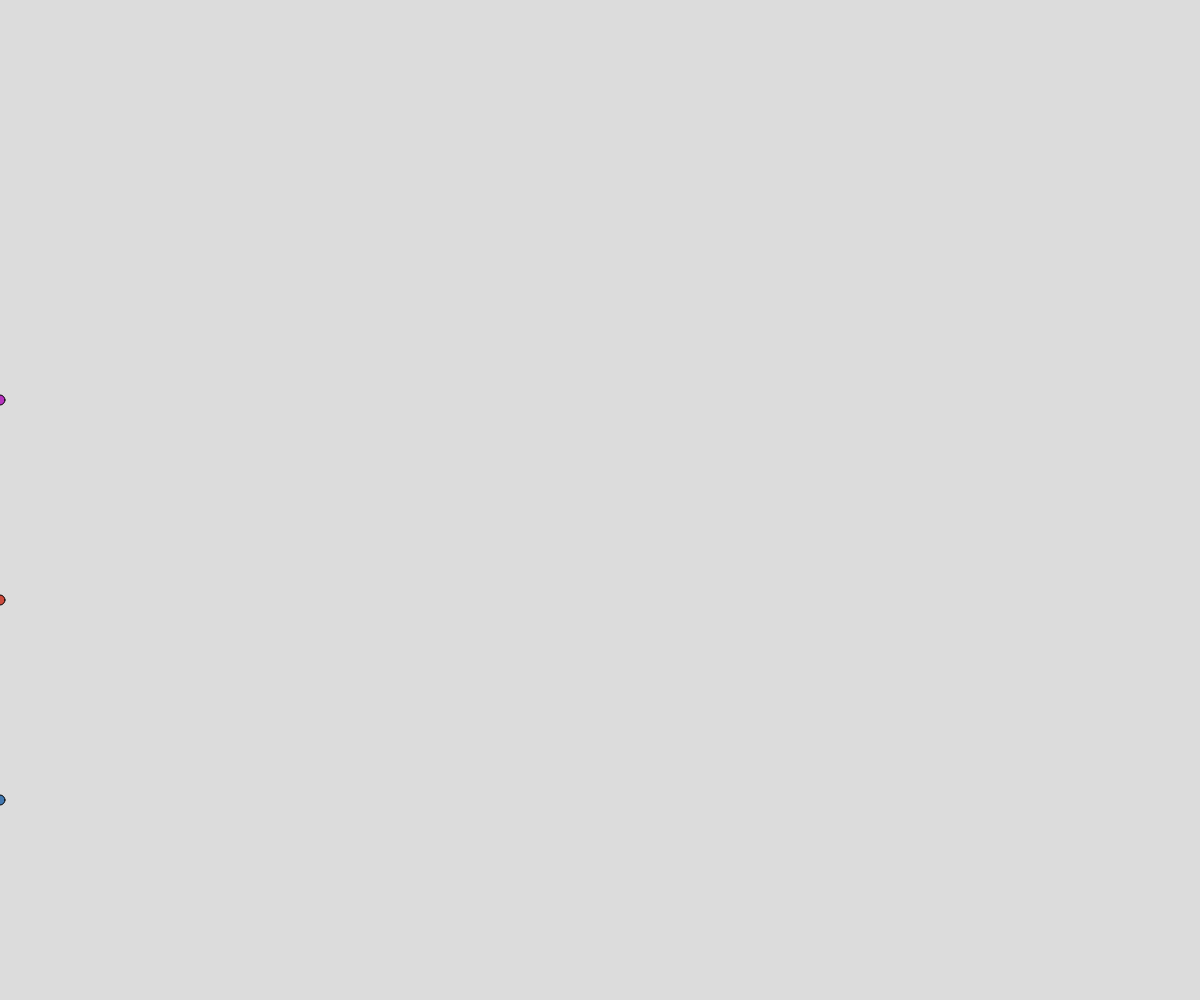
Frame 1 (no input)
Frame 60 (no input): blank canvas, image omitted
Frame 120 (the mouse pressed at the canvas centre since frame 60): blank canvas, image omitted

The p5.js sketch that drew this single still picture (run headless with seeded random() and noise() and a simulated clock; from frame 60 on, the mouse is pressed at the canvas centre):

// p5.js sketch
// ── sketch.js
// Project Title
// Your Name
// Date
//
// Extra for Experts:
// - describe what you did to take this project "above and beyond"

let mycircle = [];
const CIRCLE_NUM = 3;


class RoundRacer{

  //xPosition,    yPosition,   xSpeed,   color
  constructor(ypos,c){
    this.xpos = 0;
    this.ypos = ypos;
    this.c = c;
    this.speed = int(random(3,16));
  }

  display(){
    fill(this.c);
    circle(this.xpos,this.ypos,10);
  }

  move(){
    this.xpos = this.xpos + this.speed;
  }


}

function setup() {
  createCanvas(windowWidth, windowHeight);
  let bisector = 2;
  for(let _ = 0; _ < CIRCLE_NUM; ++_){
    let c = color(random(0,255),random(0,255),random(0,255))
    
    let ypos = bisector * height / 5; 
    mycircle.push(new RoundRacer(ypos,c));
    bisector ++;
  }
}

function draw() {
  background(220);
  circle_class("display");
  if(frameCount % 10   == 0)circle_class("Move");
  circle_class("check");
}


function circle_class(type){
  if(type == "display"){
    for(let w of mycircle){
      w.display();
    }
  }
  if(type == "move" || type == "Move"){
    for(let w of mycircle){
      w.move();
    }
  }
  if(type == "check"){
    for(let w of mycircle){
      if(w.xpos > width){
        w.xpos = 0;
        w.speed = int(random(3,16));
      }
    }
  }
}
